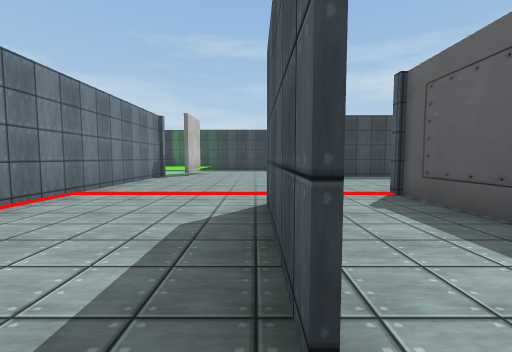
View 1 (above)

23 first-person views from a walk through a scene from a Unity 3-D project. The camera is 1.3 m above the floor, tilts 4° down and sees 90° across. The floor is counted in squares, 2 m on a side. Each view is taken from the middle of a square. On the plan, view 1 faces up. The plan holds only what a view shows up to about 9 squares ahead; the rest is blank. Some surface patterns are stand-ins.

View 2
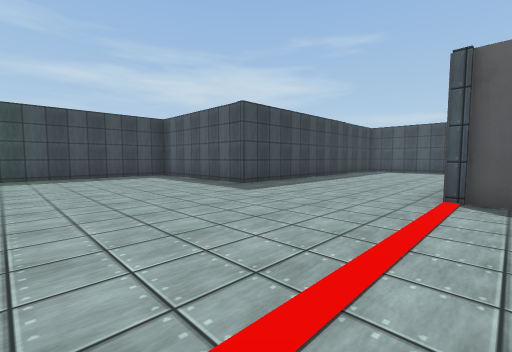

View 3
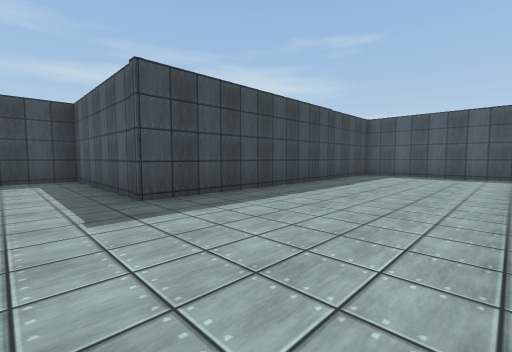

View 4
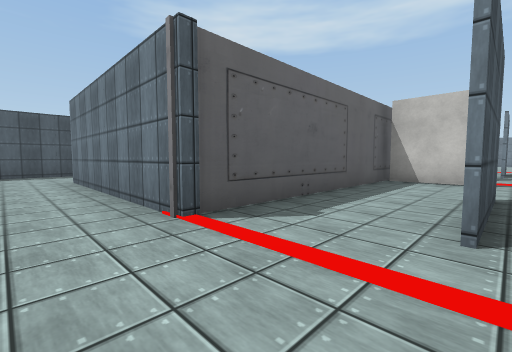

View 5
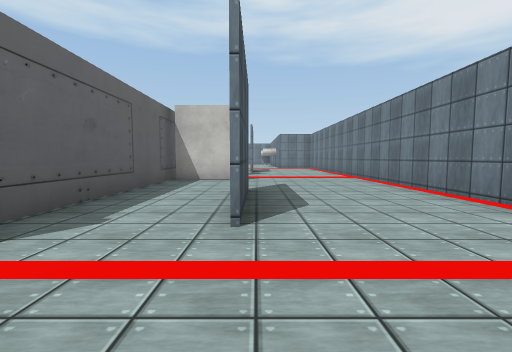

View 6
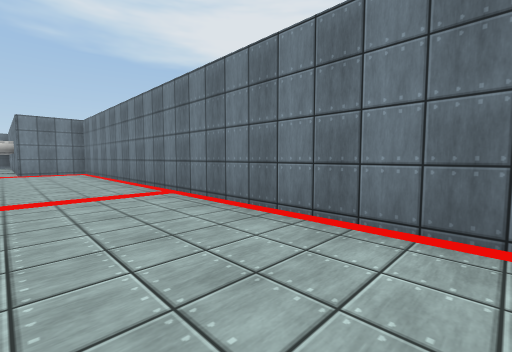

View 7
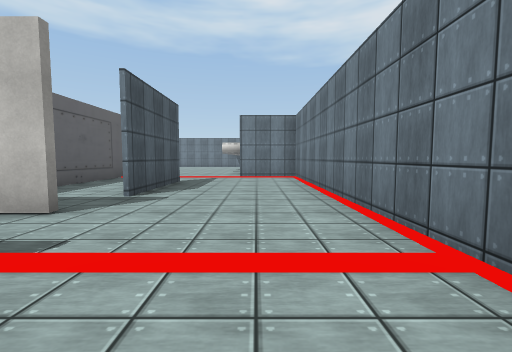

View 8
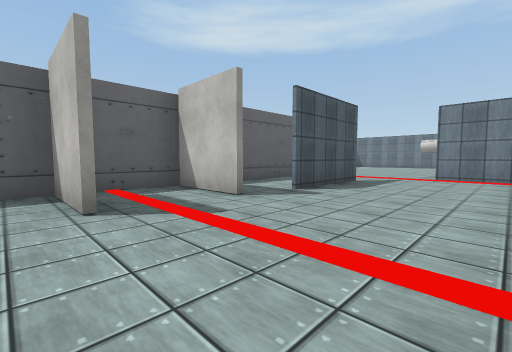

View 9
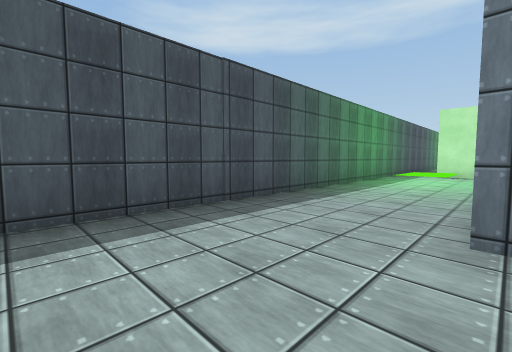

View 10
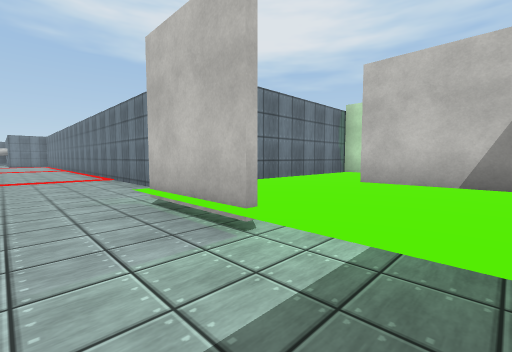

View 11
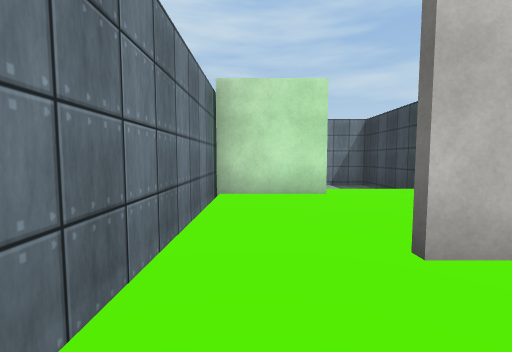

View 12
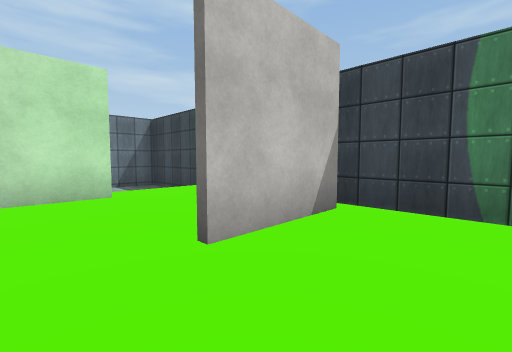

View 13
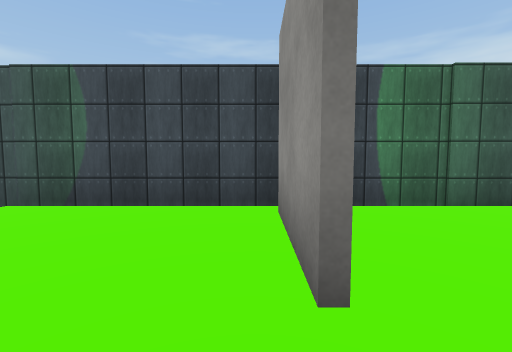

View 14
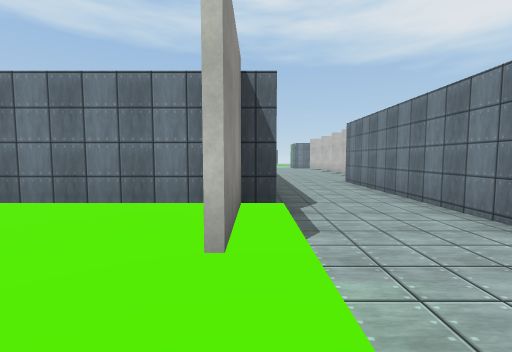

View 15
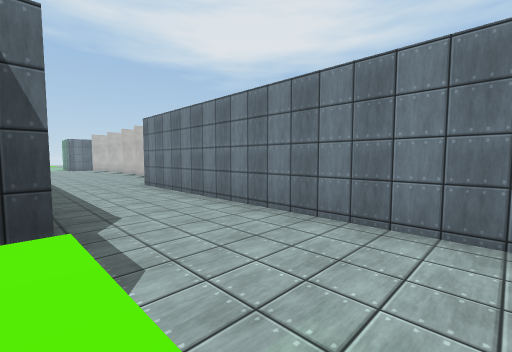

View 16
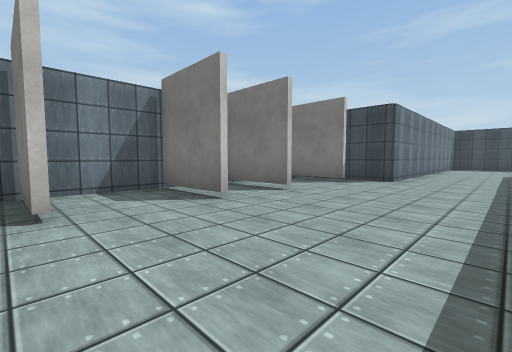

View 17
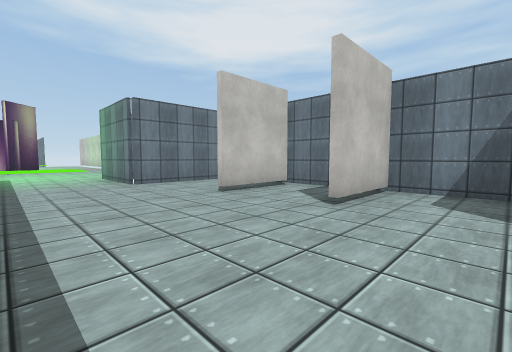

View 18
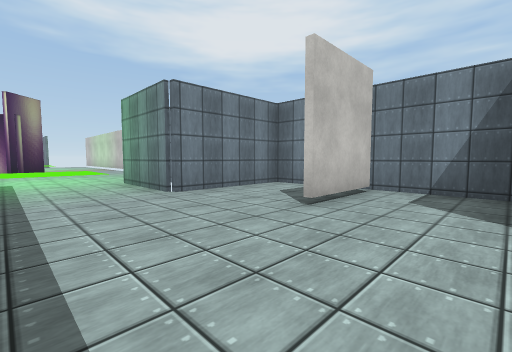

View 19
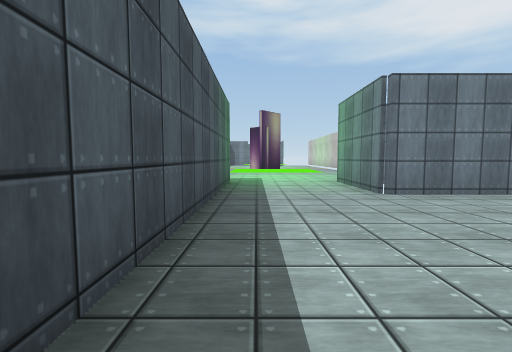

View 20
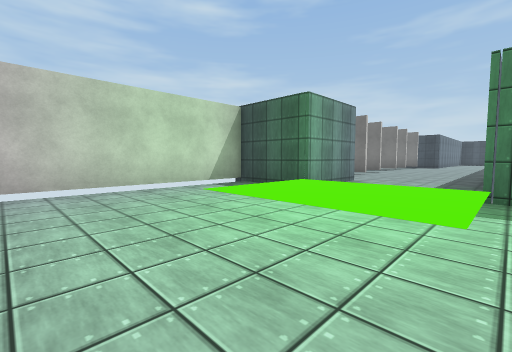

View 21
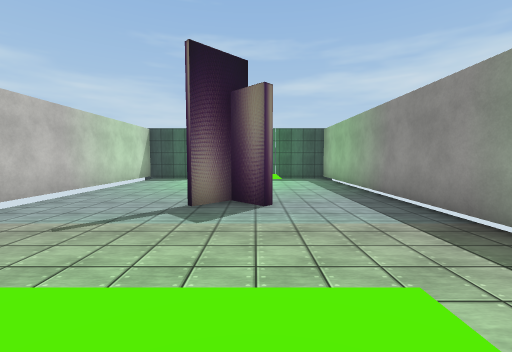

View 22
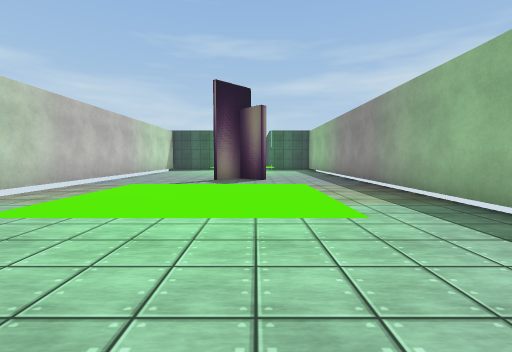

View 23
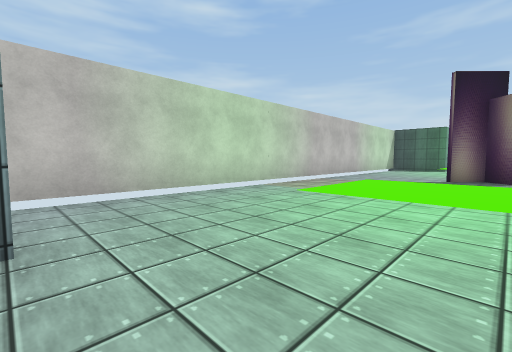

### Floor plan
Key: @ floor where view 1 was taken; # wall or solid block; x gap in a wall; . main floor; : floor 0.5 m higher than the main floor; / step, stairs or slope.
Columns run from 16 left of view 1 to 11 right of it. Each row starts with its distance up from view 1.
 14    #################
 13    #...:::#:::.....#
 12    #...:::#:::.....#
 11    #...#:::::#.....#
 10    #...#:::::#.....#
  9    #...######......#########
  8    #...     #..............#
  7    #...     #..............#
  6    #...     #..............#
  5    #...     #..............#
  4   ##...     #......######..#
  3  ##....     #...#..#     ..#
  2   .....     #...#..#     ..#
  1  ......     #...#..#     ..#
  0 ###....     #...@..#     //#
 -1 #......     #......#     //#
 -2 ###....     #....###     //#
 -3 #......     #......#     #.#
 -4 ###....     #....###
 -5 #......#    #......#
 -6 ####...#    #...#..#
 -7 #......#    #...#..#
 -8 #......#    #...# .#
 -9 ####...#    #.... .#
-10    #...#    ###..  #
-11  ###...#
-12  #../::/
-13  #../::/.#
-14  #..////.#
-15  #.......#
-16  #.......#
-17  #.......#
-18  #.......#
-19  #.......#
-20  #.......#
-21  #../::/.#
-22  #../::/.#
-23  #..////.
-24  #.......
-25  #.....
-26  x..#..

Positions as (right, up) in squares from view 1, and headings:
1: (0, 0), facing up
2: (-2, 4), facing up-right
3: (1, 5), facing up-right
4: (0, 6), facing down-right
5: (0, 6), facing down
6: (-1, 2), facing down-left
7: (-2, -1), facing down
8: (-3, -1), facing down-right
9: (8, 7), facing down-right
10: (-1, 13), facing down-left
11: (-4, 10), facing left
12: (-4, 10), facing up-left
13: (-6, 10), facing up
14: (-9, 13), facing down
15: (-9, 12), facing down-left
16: (-10, -4), facing up-left
17: (-10, -2), facing down-left
18: (-10, -4), facing down-left
19: (-10, -4), facing down
20: (-9, -16), facing up-left
21: (-10, -22), facing up
22: (-10, -25), facing up
23: (-10, -26), facing up-left
